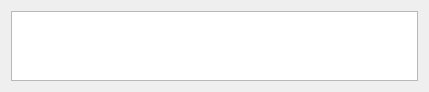
<?xml version="1.0" encoding="UTF-8"?>
<ui version="4.0">
 <class>form</class>
 <widget class="QWidget" name="form">
  <property name="geometry">
   <rect>
    <x>0</x>
    <y>0</y>
    <width>429</width>
    <height>78</height>
   </rect>
  </property>
  <property name="windowTitle">
   <string/>
  </property>
  <layout class="QGridLayout" name="gridLayout">
   <item row="0" column="0">
    <widget class="QTextEdit" name="infoPatient"/>
   </item>
  </layout>
 </widget>
 <resources/>
 <connections/>
</ui>
